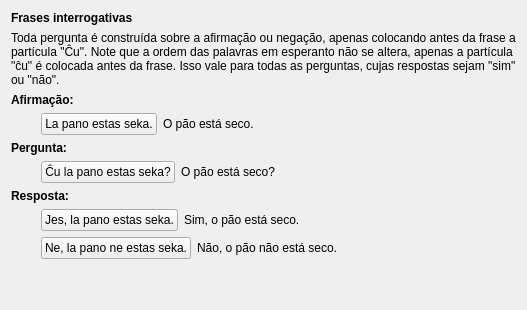
     <widget class="QWidget" name="tab_36">
      <attribute name="icon">
       <iconset resource="ikonoj.qrc">
        <normaloff>:/ikonoj/leciono.png</normaloff>:/ikonoj/leciono.png</iconset>
      </attribute>
      <attribute name="title">
       <string>4</string>
      </attribute>
      <layout class="QVBoxLayout" name="verticalLayout_161">
       <item>
        <widget class="titolo" name="Lec04_Label10">
         <property name="maximumSize">
          <size>
           <width>16777215</width>
           <height>30</height>
          </size>
         </property>
         <property name="font">
          <font>
           <weight>75</weight>
           <bold>true</bold>
          </font>
         </property>
         <property name="text">
          <string>Frases interrogativas</string>
         </property>
         <property name="wordWrap">
          <bool>true</bool>
         </property>
        </widget>
       </item>
       <item>
        <widget class="QLabel" name="Lec04_Label315">
         <property name="text">
          <string>Toda pergunta é construída sobre a afirmação ou negação, apenas colocando antes da frase a 
partícula &quot;Ĉu&quot;. Note que a ordem das palavras em esperanto não se altera, apenas a partícula 
&quot;ĉu&quot; é colocada antes da frase. Isso vale para todas as perguntas, cujas respostas sejam &quot;sim&quot; 
ou &quot;não&quot;.</string>
         </property>
         <property name="wordWrap">
          <bool>true</bool>
         </property>
        </widget>
       </item>
       <item>
        <layout class="QVBoxLayout" name="verticalLayout_158">
         <item>
          <widget class="QLabel" name="Lec04_Label298">
           <property name="styleSheet">
            <string notr="true">font-weight: bold;</string>
           </property>
           <property name="text">
            <string>Afirmação:</string>
           </property>
           <property name="alignment">
            <set>Qt::AlignBottom|Qt::AlignLeading|Qt::AlignLeft</set>
           </property>
           <property name="wordWrap">
            <bool>true</bool>
           </property>
          </widget>
         </item>
         <item>
          <layout class="QHBoxLayout" name="horizontalLayout_328">
           <item>
            <spacer name="horizontalSpacer_16">
             <property name="orientation">
              <enum>Qt::Horizontal</enum>
             </property>
             <property name="sizeType">
              <enum>QSizePolicy::Fixed</enum>
             </property>
             <property name="sizeHint" stdset="0">
              <size>
               <width>30</width>
               <height>20</height>
              </size>
             </property>
            </spacer>
           </item>
           <item>
            <widget class="klakbutono" name="Lec04_Button387">
             <property name="sizePolicy">
              <sizepolicy hsizetype="Maximum" vsizetype="Fixed">
               <horstretch>0</horstretch>
               <verstretch>0</verstretch>
              </sizepolicy>
             </property>
             <property name="maximumSize">
              <size>
               <width>16777215</width>
               <height>16777215</height>
              </size>
             </property>
             <property name="text">
              <string>La pano estas seka.</string>
             </property>
            </widget>
           </item>
           <item>
            <widget class="QLabel" name="Lec04_Label299">
             <property name="text">
              <string>O pão está seco.</string>
             </property>
             <property name="wordWrap">
              <bool>true</bool>
             </property>
            </widget>
           </item>
          </layout>
         </item>
        </layout>
       </item>
       <item>
        <layout class="QVBoxLayout" name="verticalLayout_159">
         <item>
          <widget class="QLabel" name="Lec04_Label300">
           <property name="styleSheet">
            <string notr="true">font-weight: bold;</string>
           </property>
           <property name="text">
            <string>Pergunta:</string>
           </property>
           <property name="alignment">
            <set>Qt::AlignBottom|Qt::AlignLeading|Qt::AlignLeft</set>
           </property>
           <property name="wordWrap">
            <bool>true</bool>
           </property>
          </widget>
         </item>
         <item>
          <layout class="QHBoxLayout" name="horizontalLayout_329">
           <item>
            <spacer name="horizontalSpacer_15">
             <property name="orientation">
              <enum>Qt::Horizontal</enum>
             </property>
             <property name="sizeType">
              <enum>QSizePolicy::Fixed</enum>
             </property>
             <property name="sizeHint" stdset="0">
              <size>
               <width>30</width>
               <height>20</height>
              </size>
             </property>
            </spacer>
           </item>
           <item>
            <widget class="klakbutono" name="Lec04_Button388">
             <property name="sizePolicy">
              <sizepolicy hsizetype="Maximum" vsizetype="Fixed">
               <horstretch>0</horstretch>
               <verstretch>0</verstretch>
              </sizepolicy>
             </property>
             <property name="maximumSize">
              <size>
               <width>16777215</width>
               <height>16777215</height>
              </size>
             </property>
             <property name="text">
              <string>Ĉu la pano estas seka?</string>
             </property>
            </widget>
           </item>
           <item>
            <widget class="QLabel" name="Lec04_Label301">
             <property name="text">
              <string>O pão está seco?</string>
             </property>
             <property name="wordWrap">
              <bool>true</bool>
             </property>
            </widget>
           </item>
          </layout>
         </item>
        </layout>
       </item>
       <item>
        <layout class="QVBoxLayout" name="verticalLayout_160">
         <item>
          <widget class="QLabel" name="Lec04_Label311">
           <property name="styleSheet">
            <string notr="true">font-weight: bold;</string>
           </property>
           <property name="text">
            <string>Resposta:</string>
           </property>
           <property name="alignment">
            <set>Qt::AlignBottom|Qt::AlignLeading|Qt::AlignLeft</set>
           </property>
           <property name="wordWrap">
            <bool>true</bool>
           </property>
          </widget>
         </item>
         <item>
          <layout class="QHBoxLayout" name="horizontalLayout_330">
           <item>
            <spacer name="horizontalSpacer_14">
             <property name="orientation">
              <enum>Qt::Horizontal</enum>
             </property>
             <property name="sizeType">
              <enum>QSizePolicy::Fixed</enum>
             </property>
             <property name="sizeHint" stdset="0">
              <size>
               <width>30</width>
               <height>20</height>
              </size>
             </property>
            </spacer>
           </item>
           <item>
            <widget class="klakbutono" name="Lec04_Button389">
             <property name="sizePolicy">
              <sizepolicy hsizetype="Maximum" vsizetype="Fixed">
               <horstretch>0</horstretch>
               <verstretch>0</verstretch>
              </sizepolicy>
             </property>
             <property name="maximumSize">
              <size>
               <width>16777215</width>
               <height>16777215</height>
              </size>
             </property>
             <property name="text">
              <string>Jes, la pano estas seka.</string>
             </property>
            </widget>
           </item>
           <item>
            <widget class="QLabel" name="Lec04_Label312">
             <property name="text">
              <string>Sim, o pão está seco.</string>
             </property>
             <property name="wordWrap">
              <bool>true</bool>
             </property>
            </widget>
           </item>
          </layout>
         </item>
         <item>
          <layout class="QHBoxLayout" name="horizontalLayout_331">
           <item>
            <spacer name="horizontalSpacer_13">
             <property name="orientation">
              <enum>Qt::Horizontal</enum>
             </property>
             <property name="sizeType">
              <enum>QSizePolicy::Fixed</enum>
             </property>
             <property name="sizeHint" stdset="0">
              <size>
               <width>30</width>
               <height>20</height>
              </size>
             </property>
            </spacer>
           </item>
           <item>
            <widget class="klakbutono" name="Lec04_Button390">
             <property name="sizePolicy">
              <sizepolicy hsizetype="Maximum" vsizetype="Fixed">
               <horstretch>0</horstretch>
               <verstretch>0</verstretch>
              </sizepolicy>
             </property>
             <property name="maximumSize">
              <size>
               <width>16777215</width>
               <height>16777215</height>
              </size>
             </property>
             <property name="text">
              <string>Ne, la pano ne estas seka.</string>
             </property>
            </widget>
           </item>
           <item>
            <widget class="QLabel" name="Lec04_Label314">
             <property name="text">
              <string>Não, o pão não está seco.</string>
             </property>
             <property name="wordWrap">
              <bool>true</bool>
             </property>
            </widget>
           </item>
          </layout>
         </item>
        </layout>
       </item>
       <item>
        <spacer name="verticalSpacer_5">
         <property name="orientation">
          <enum>Qt::Vertical</enum>
         </property>
         <property name="sizeHint" stdset="0">
          <size>
           <width>20</width>
           <height>40</height>
          </size>
         </property>
        </spacer>
       </item>
      </layout>
     </widget>
